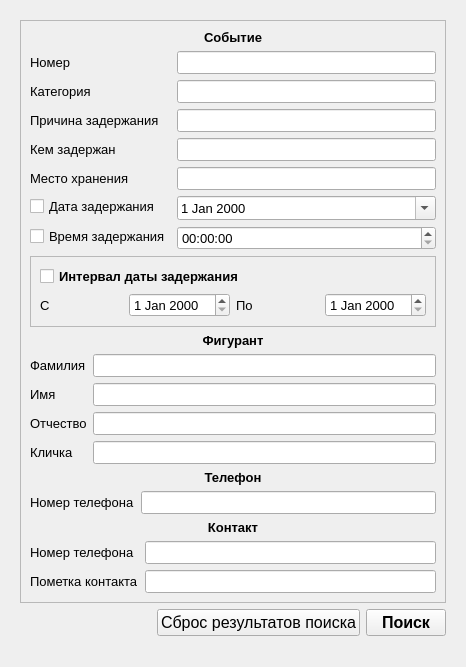
<?xml version="1.0" encoding="UTF-8"?>
<ui version="4.0">
 <class>Search</class>
 <widget class="QWidget" name="Search">
  <property name="geometry">
   <rect>
    <x>0</x>
    <y>0</y>
    <width>466</width>
    <height>667</height>
   </rect>
  </property>
  <property name="sizePolicy">
   <sizepolicy hsizetype="Preferred" vsizetype="Preferred">
    <horstretch>0</horstretch>
    <verstretch>0</verstretch>
   </sizepolicy>
  </property>
  <property name="font">
   <font>
    <family>Arial</family>
    <pointsize>10</pointsize>
   </font>
  </property>
  <property name="windowTitle">
   <string>Поиск</string>
  </property>
  <property name="autoFillBackground">
   <bool>true</bool>
  </property>
  <layout class="QGridLayout" name="gridLayout_2">
   <item row="0" column="0">
    <widget class="QScrollArea" name="scrollArea">
     <property name="sizePolicy">
      <sizepolicy hsizetype="Expanding" vsizetype="Expanding">
       <horstretch>0</horstretch>
       <verstretch>0</verstretch>
      </sizepolicy>
     </property>
     <property name="frameShape">
      <enum>QFrame::NoFrame</enum>
     </property>
     <property name="widgetResizable">
      <bool>true</bool>
     </property>
     <widget class="QWidget" name="scrollAreaWidgetContents">
      <property name="geometry">
       <rect>
        <x>0</x>
        <y>0</y>
        <width>448</width>
        <height>649</height>
       </rect>
      </property>
      <layout class="QGridLayout" name="gridLayout_3">
       <item row="0" column="0" colspan="2">
        <widget class="QFrame" name="frame">
         <property name="sizePolicy">
          <sizepolicy hsizetype="Expanding" vsizetype="Preferred">
           <horstretch>0</horstretch>
           <verstretch>0</verstretch>
          </sizepolicy>
         </property>
         <property name="frameShape">
          <enum>QFrame::StyledPanel</enum>
         </property>
         <property name="frameShadow">
          <enum>QFrame::Raised</enum>
         </property>
         <layout class="QGridLayout" name="gridLayout">
          <item row="4" column="0">
           <widget class="QLabel" name="label_person">
            <property name="font">
             <font>
              <weight>75</weight>
              <bold>true</bold>
             </font>
            </property>
            <property name="text">
             <string>Фигурант</string>
            </property>
            <property name="alignment">
             <set>Qt::AlignCenter</set>
            </property>
           </widget>
          </item>
          <item row="2" column="0">
           <widget class="QFrame" name="frame_2">
            <property name="frameShape">
             <enum>QFrame::StyledPanel</enum>
            </property>
            <property name="frameShadow">
             <enum>QFrame::Raised</enum>
            </property>
            <layout class="QVBoxLayout" name="verticalLayout">
             <item>
              <widget class="QCheckBox" name="checkBox_detention_interval">
               <property name="font">
                <font>
                 <weight>75</weight>
                 <bold>true</bold>
                </font>
               </property>
               <property name="layoutDirection">
                <enum>Qt::LeftToRight</enum>
               </property>
               <property name="text">
                <string>Интервал даты задержания</string>
               </property>
              </widget>
             </item>
             <item>
              <layout class="QHBoxLayout" name="horizontalLayout">
               <item>
                <widget class="QLabel" name="label_2">
                 <property name="text">
                  <string>С</string>
                 </property>
                </widget>
               </item>
               <item>
                <widget class="QDateEdit" name="dateEdit_detention_date_from"/>
               </item>
               <item>
                <widget class="QLabel" name="label_4">
                 <property name="text">
                  <string>По</string>
                 </property>
                </widget>
               </item>
               <item>
                <widget class="QDateEdit" name="dateEdit_detention_date_to"/>
               </item>
              </layout>
             </item>
            </layout>
           </widget>
          </item>
          <item row="0" column="0">
           <widget class="QLabel" name="label_event">
            <property name="font">
             <font>
              <weight>75</weight>
              <bold>true</bold>
             </font>
            </property>
            <property name="text">
             <string>Событие</string>
            </property>
            <property name="alignment">
             <set>Qt::AlignCenter</set>
            </property>
           </widget>
          </item>
          <item row="6" column="0">
           <widget class="QLabel" name="label_3">
            <property name="font">
             <font>
              <weight>75</weight>
              <bold>true</bold>
             </font>
            </property>
            <property name="text">
             <string>Телефон</string>
            </property>
            <property name="alignment">
             <set>Qt::AlignCenter</set>
            </property>
           </widget>
          </item>
          <item row="5" column="0">
           <layout class="QFormLayout" name="formLayout_2">
            <item row="0" column="0">
             <widget class="QLabel" name="label_lastname">
              <property name="text">
               <string>Фамилия</string>
              </property>
             </widget>
            </item>
            <item row="0" column="1">
             <widget class="QLineEdit" name="lineEdit_lastname"/>
            </item>
            <item row="1" column="0">
             <widget class="QLabel" name="label_name">
              <property name="text">
               <string>Имя</string>
              </property>
             </widget>
            </item>
            <item row="1" column="1">
             <widget class="QLineEdit" name="lineEdit_name"/>
            </item>
            <item row="2" column="0">
             <widget class="QLabel" name="label_midname">
              <property name="text">
               <string>Отчество</string>
              </property>
             </widget>
            </item>
            <item row="2" column="1">
             <widget class="QLineEdit" name="lineEdit_midname"/>
            </item>
            <item row="3" column="0">
             <widget class="QLabel" name="label_alias">
              <property name="text">
               <string>Кличка</string>
              </property>
             </widget>
            </item>
            <item row="3" column="1">
             <widget class="QLineEdit" name="lineEdit_alias"/>
            </item>
           </layout>
          </item>
          <item row="7" column="0">
           <layout class="QFormLayout" name="formLayout_3">
            <item row="0" column="0">
             <widget class="QLabel" name="label_telephone_num">
              <property name="text">
               <string>Номер телефона</string>
              </property>
             </widget>
            </item>
            <item row="0" column="1">
             <widget class="QLineEdit" name="lineEdit_telephone_num"/>
            </item>
           </layout>
          </item>
          <item row="1" column="0">
           <layout class="QFormLayout" name="formLayout">
            <item row="0" column="0">
             <widget class="QLabel" name="label_id">
              <property name="text">
               <string>Номер</string>
              </property>
             </widget>
            </item>
            <item row="0" column="1">
             <widget class="QLineEdit" name="lineEdit_id"/>
            </item>
            <item row="1" column="0">
             <widget class="QLabel" name="label_category">
              <property name="text">
               <string>Категория</string>
              </property>
             </widget>
            </item>
            <item row="1" column="1">
             <widget class="QLineEdit" name="lineEdit_category"/>
            </item>
            <item row="2" column="0">
             <widget class="QLabel" name="labe_detention_reason">
              <property name="text">
               <string>Причина задержания</string>
              </property>
             </widget>
            </item>
            <item row="2" column="1">
             <widget class="QLineEdit" name="lineEdit_detention_reason"/>
            </item>
            <item row="3" column="0">
             <widget class="QLabel" name="label_dentention_by">
              <property name="text">
               <string>Кем задержан</string>
              </property>
             </widget>
            </item>
            <item row="3" column="1">
             <widget class="QLineEdit" name="lineEdit_dentention_by"/>
            </item>
            <item row="4" column="0">
             <widget class="QLabel" name="label_keeping_place">
              <property name="text">
               <string>Место хранения</string>
              </property>
             </widget>
            </item>
            <item row="4" column="1">
             <widget class="QLineEdit" name="lineEdit_keeping_place"/>
            </item>
            <item row="6" column="1">
             <widget class="QTimeEdit" name="timeEdit_detention_time"/>
            </item>
            <item row="5" column="1">
             <widget class="QDateEdit" name="dateEdit_detention_date">
              <property name="dateTime">
               <datetime>
                <hour>0</hour>
                <minute>0</minute>
                <second>0</second>
                <year>2000</year>
                <month>1</month>
                <day>1</day>
               </datetime>
              </property>
              <property name="calendarPopup">
               <bool>true</bool>
              </property>
             </widget>
            </item>
            <item row="5" column="0">
             <widget class="QCheckBox" name="checkBox_detention_date">
              <property name="text">
               <string>Дата задержания</string>
              </property>
             </widget>
            </item>
            <item row="6" column="0">
             <widget class="QCheckBox" name="checkBox_detention_time">
              <property name="text">
               <string>Время задержания</string>
              </property>
             </widget>
            </item>
           </layout>
          </item>
          <item row="8" column="0">
           <widget class="QLabel" name="label_contact">
            <property name="font">
             <font>
              <weight>75</weight>
              <bold>true</bold>
             </font>
            </property>
            <property name="text">
             <string>Контакт</string>
            </property>
            <property name="alignment">
             <set>Qt::AlignCenter</set>
            </property>
           </widget>
          </item>
          <item row="9" column="0">
           <layout class="QFormLayout" name="formLayout_4">
            <item row="0" column="0">
             <widget class="QLabel" name="label_contact_num">
              <property name="text">
               <string>Номер телефона</string>
              </property>
             </widget>
            </item>
            <item row="0" column="1">
             <widget class="QLineEdit" name="lineEdit_contact_num"/>
            </item>
            <item row="1" column="1">
             <widget class="QLineEdit" name="lineEdit_contact_alias"/>
            </item>
            <item row="1" column="0">
             <widget class="QLabel" name="label_contact_alias">
              <property name="text">
               <string>Пометка контакта</string>
              </property>
             </widget>
            </item>
           </layout>
          </item>
         </layout>
        </widget>
       </item>
       <item row="1" column="0">
        <spacer name="horizontalSpacer">
         <property name="orientation">
          <enum>Qt::Horizontal</enum>
         </property>
         <property name="sizeHint" stdset="0">
          <size>
           <width>138</width>
           <height>20</height>
          </size>
         </property>
        </spacer>
       </item>
       <item row="1" column="1">
        <layout class="QHBoxLayout" name="horizontalLayout_4">
         <item>
          <widget class="QPushButton" name="pushButton">
           <property name="sizePolicy">
            <sizepolicy hsizetype="Preferred" vsizetype="Fixed">
             <horstretch>0</horstretch>
             <verstretch>0</verstretch>
            </sizepolicy>
           </property>
           <property name="font">
            <font>
             <pointsize>12</pointsize>
             <weight>50</weight>
             <bold>false</bold>
            </font>
           </property>
           <property name="text">
            <string>Сброс результатов поиска</string>
           </property>
          </widget>
         </item>
         <item>
          <layout class="QVBoxLayout" name="verticalLayout_2">
           <item>
            <widget class="QPushButton" name="pb_search">
             <property name="sizePolicy">
              <sizepolicy hsizetype="Preferred" vsizetype="Maximum">
               <horstretch>0</horstretch>
               <verstretch>0</verstretch>
              </sizepolicy>
             </property>
             <property name="font">
              <font>
               <pointsize>12</pointsize>
               <weight>75</weight>
               <bold>true</bold>
              </font>
             </property>
             <property name="text">
              <string>Поиск</string>
             </property>
            </widget>
           </item>
          </layout>
         </item>
        </layout>
       </item>
       <item row="2" column="1">
        <spacer name="verticalSpacer">
         <property name="orientation">
          <enum>Qt::Vertical</enum>
         </property>
         <property name="sizeHint" stdset="0">
          <size>
           <width>20</width>
           <height>40</height>
          </size>
         </property>
        </spacer>
       </item>
       <item row="3" column="1">
        <widget class="QLineEdit" name="hided_le">
         <property name="sizePolicy">
          <sizepolicy hsizetype="Ignored" vsizetype="Ignored">
           <horstretch>0</horstretch>
           <verstretch>0</verstretch>
          </sizepolicy>
         </property>
         <property name="styleSheet">
          <string notr="true">height: 0px;
width: 0px;
opacity: 0;
position: absolute;
top: -9999px;
left: -9999px;
</string>
         </property>
        </widget>
       </item>
      </layout>
     </widget>
    </widget>
   </item>
  </layout>
 </widget>
 <tabstops>
  <tabstop>hided_le</tabstop>
  <tabstop>scrollArea</tabstop>
  <tabstop>lineEdit_id</tabstop>
  <tabstop>lineEdit_category</tabstop>
  <tabstop>lineEdit_detention_reason</tabstop>
  <tabstop>lineEdit_dentention_by</tabstop>
  <tabstop>lineEdit_keeping_place</tabstop>
  <tabstop>checkBox_detention_date</tabstop>
  <tabstop>dateEdit_detention_date</tabstop>
  <tabstop>checkBox_detention_time</tabstop>
  <tabstop>timeEdit_detention_time</tabstop>
  <tabstop>checkBox_detention_interval</tabstop>
  <tabstop>dateEdit_detention_date_from</tabstop>
  <tabstop>dateEdit_detention_date_to</tabstop>
  <tabstop>lineEdit_lastname</tabstop>
  <tabstop>lineEdit_name</tabstop>
  <tabstop>lineEdit_midname</tabstop>
  <tabstop>lineEdit_alias</tabstop>
  <tabstop>lineEdit_telephone_num</tabstop>
  <tabstop>lineEdit_contact_num</tabstop>
  <tabstop>lineEdit_contact_alias</tabstop>
  <tabstop>pushButton</tabstop>
  <tabstop>pb_search</tabstop>
 </tabstops>
 <resources/>
 <connections/>
</ui>
